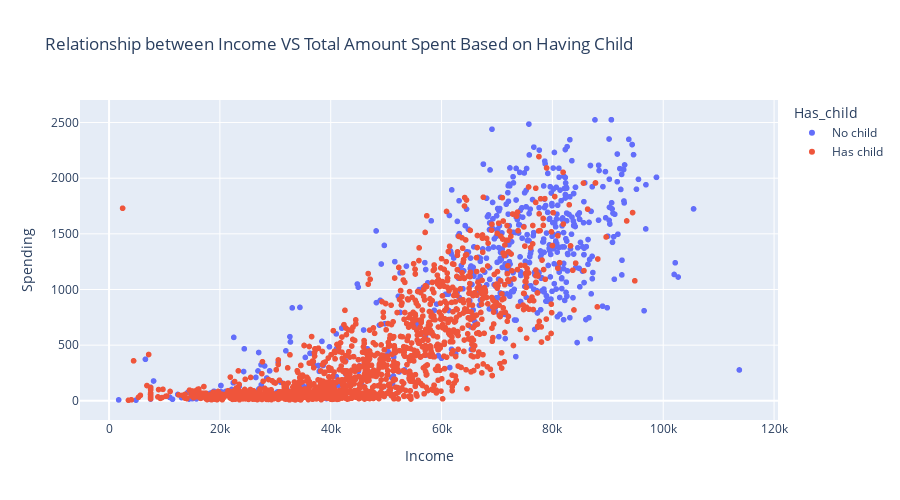

Notebook code cell kept with this figure:
### Markdown cell above
Customers with an Undergraduate education level generally spend less than other customers with higher levels of education. This is because undergraduate customers typically earn less than other customers, which affects their spending habits.

### Code cell
# relationship between income, total spending and haivng child
fig = px.scatter(
    data_frame=df,
    x = "Income",
    y= "Spending",
    title = "Relationship between Income VS Total Amount Spent Based on Having Child",
    color = "Has_child",
    height=500
)
fig.show()

### Figure 1 — Plotly figure (JSON) as saved in the notebook; plotly's stock layout.template omitted (floating-point values rounded to 4 significant figures; data arrays with more than 128 entries replaced by an {"elided": "..."} marker saying what was removed)
{"data": [{"hovertemplate": "Has_child=No child<br>Income=%{x}<br>Spending=%{y}<extra></extra>", "legendgroup": "No child", "marker": {"color": "#636efa", "symbol": "circle"}, "mode": "markers", "name": "No child", "showlegend": true, "type": "scattergl", "x": {"elided": "628 int values"}, "xaxis": "x", "y": {"elided": "628 int values"}, "yaxis": "y"}, {"hovertemplate": "Has_child=Has child<br>Income=%{x}<br>Spending=%{y}<extra></extra>", "legendgroup": "Has child", "marker": {"color": "#EF553B", "symbol": "circle"}, "mode": "markers", "name": "Has child", "showlegend": true, "type": "scattergl", "x": {"elided": "1577 int values"}, "xaxis": "x", "y": {"elided": "1577 int values"}, "yaxis": "y"}], "layout": {"height": 500, "legend": {"title": {"text": "Has_child"}, "tracegroupgap": 0}, "title": {"text": "Relationship between Income VS Total Amount Spent Based on Having Child"}, "xaxis": {"anchor": "y", "domain": [0, 1], "title": {"text": "Income"}}, "yaxis": {"anchor": "x", "domain": [0, 1], "title": {"text": "Spending"}}}}
